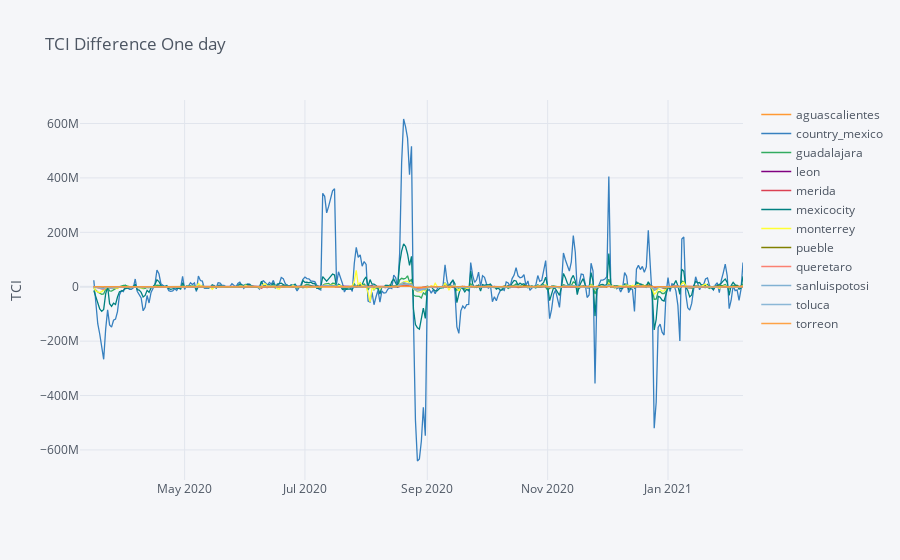

This figure's notebook cell:
### Code cell
df_sel[['date', 'diff_7day', 'region_slug']] \
    .pivot(index='date', columns='region_slug', values='diff_7day') \
    .iplot(
    #theme='custom',
    yTitle='TCI',
    title='TCI Difference One day',
)

### Figure 1 — Plotly figure (JSON) as saved in the notebook; plotly's stock layout.template omitted (floating-point values rounded to 4 significant figures; data arrays with more than 128 entries replaced by an {"elided": "..."} marker saying what was removed)
{"data": [{"line": {"color": "rgba(255, 153, 51, 1.0)", "dash": "solid", "shape": "linear", "width": 1.3}, "mode": "lines", "name": "aguascalientes", "text": "", "type": "scatter", "x": {"elided": "337 str values"}, "y": {"elided": "337 mixed values"}}, {"line": {"color": "rgba(55, 128, 191, 1.0)", "dash": "solid", "shape": "linear", "width": 1.3}, "mode": "lines", "name": "country_mexico", "text": "", "type": "scatter", "x": {"elided": "337 str values"}, "y": {"elided": "337 mixed values"}}, {"line": {"color": "rgba(50, 171, 96, 1.0)", "dash": "solid", "shape": "linear", "width": 1.3}, "mode": "lines", "name": "guadalajara", "text": "", "type": "scatter", "x": {"elided": "337 str values"}, "y": {"elided": "337 mixed values"}}, {"line": {"color": "rgba(128, 0, 128, 1.0)", "dash": "solid", "shape": "linear", "width": 1.3}, "mode": "lines", "name": "leon", "text": "", "type": "scatter", "x": {"elided": "337 str values"}, "y": {"elided": "337 mixed values"}}, {"line": {"color": "rgba(219, 64, 82, 1.0)", "dash": "solid", "shape": "linear", "width": 1.3}, "mode": "lines", "name": "merida", "text": "", "type": "scatter", "x": {"elided": "337 str values"}, "y": {"elided": "337 mixed values"}}, {"line": {"color": "rgba(0, 128, 128, 1.0)", "dash": "solid", "shape": "linear", "width": 1.3}, "mode": "lines", "name": "mexicocity", "text": "", "type": "scatter", "x": {"elided": "337 str values"}, "y": {"elided": "337 mixed values"}}, {"line": {"color": "rgba(255, 255, 51, 1.0)", "dash": "solid", "shape": "linear", "width": 1.3}, "mode": "lines", "name": "monterrey", "text": "", "type": "scatter", "x": {"elided": "337 str values"}, "y": {"elided": "337 mixed values"}}, {"line": {"color": "rgba(128, 128, 0, 1.0)", "dash": "solid", "shape": "linear", "width": 1.3}, "mode": "lines", "name": "pueble", "text": "", "type": "scatter", "x": {"elided": "337 str values"}, "y": {"elided": "337 mixed values"}}, {"line": {"color": "rgba(251, 128, 114, 1.0)", "dash": "solid", "shape": "linear", "width": 1.3}, "mode": "lines", "name": "queretaro", "text": "", "type": "scatter", "x": {"elided": "337 str values"}, "y": {"elided": "337 mixed values"}}, {"line": {"color": "rgba(128, 177, 211, 1.0)", "dash": "solid", "shape": "linear", "width": 1.3}, "mode": "lines", "name": "sanluispotosi", "text": "", "type": "scatter", "x": {"elided": "337 str values"}, "y": {"elided": "337 mixed values"}}, {"line": {"color": "rgba(128, 177, 211, 0.8999999999999999)", "dash": "solid", "shape": "linear", "width": 1.3}, "mode": "lines", "name": "toluca", "text": "", "type": "scatter", "x": {"elided": "337 str values"}, "y": {"elided": "337 mixed values"}}, {"line": {"color": "rgba(255, 153, 51, 0.8999999999999999)", "dash": "solid", "shape": "linear", "width": 1.3}, "mode": "lines", "name": "torreon", "text": "", "type": "scatter", "x": {"elided": "337 str values"}, "y": {"elided": "337 mixed values"}}], "layout": {"legend": {"bgcolor": "#F5F6F9", "font": {"color": "#4D5663"}}, "paper_bgcolor": "#F5F6F9", "plot_bgcolor": "#F5F6F9", "title": {"font": {"color": "#4D5663"}, "text": "TCI Difference One day"}, "xaxis": {"gridcolor": "#E1E5ED", "showgrid": true, "tickfont": {"color": "#4D5663"}, "title": {"font": {"color": "#4D5663"}, "text": ""}, "zerolinecolor": "#E1E5ED"}, "yaxis": {"gridcolor": "#E1E5ED", "showgrid": true, "tickfont": {"color": "#4D5663"}, "title": {"font": {"color": "#4D5663"}, "text": "TCI"}, "zerolinecolor": "#E1E5ED"}}}
